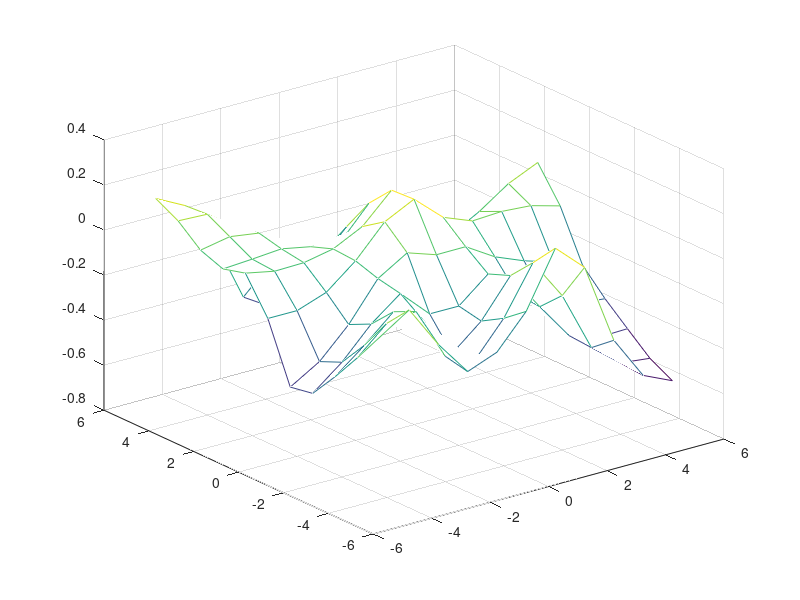

Reproduce this figure in MATLAB.
n = 25;

%split data
%nsepdata
%original function
X = [-5:1:5]';
Y = X;
Z = exp(-X .* X * 0.1) * exp(-Y .* Y * 0.1)' - 0.5;
mesh (X, Y, Z);
axis([-5 5 -5 5 -0.7 0.7]);

%reshape function
[gridsize, gridsize] = size(Z);
ndata = gridsize * gridsize;
targets = reshape (Z, 1, ndata);
[xx, yy] = meshgrid(X, Y);
patterns = [reshape(xx, 1, ndata); reshape(yy, 1, ndata)]

%random
permute = randperm(ndata);
[junk,pos]=sort(permute);
patterns = patterns(:,permute);
targets = targets(:,permute);

old_patterns = patterns;
old_targets = targets;
patterns = old_patterns(:, 1:n);
targets = old_targets(:, 1:n);
test_patterns = old_patterns(:, (n+1):end);
test_targets = old_targets(:, (n+1):end);

%%%%first pass
[insize, ndata] = size(patterns);
[outsize, ndata] = size(targets);
itr =1000;
hidden = 20;

%initial data & weights
x = [patterns; ones(1, ndata)];
w = [randn(hidden,insize), zeros(hidden,1)];
v = [randn(outsize,hidden), zeros(outsize,1)];
eta = 0.001;
alpha = 0.9;
dw = 0;
dv = 0;

error = [];

for i = 1:itr
    %forward pass
    hin = w * x;
    hout = [2./ (1+exp(-hin)) - 1 ; ones(1,ndata)];

    oin = v * hout;
    out = 2./ (1+exp(-oin)) - 1;

    %backward pass
    delta_o = (out - targets) .* ((1 + out) .* (1 - out)) * 0.5;
    delta_h = (v' * delta_o) .* ((1 + hout) .* (1 - hout)) * 0.5;
    delta_h = delta_h(1:hidden, :); %removing extra row

    %weight update
    dw = (dw .* alpha) - (delta_h * x') .* (1-alpha);
    dv = (dv .* alpha) - (delta_o * hout') .* (1-alpha);
    w = w + dw .* eta;
    v = v + dv .* eta;
    
    %plot seperation?
    %plot_pattern(w, patterns, targets);
    %save error
    error = [error; sum(sum(abs(sign(out) - targets)./2))];
end

train_out = out;


%%%%second pass: calculate error
[insize, ndata] = size(test_patterns);
[outsize, ndata] = size(test_targets);

%initial data & weights
x = [test_patterns; ones(1, ndata)];

%forward pass
hin = w * x;
hout = [2./ (1+exp(-hin)) - 1 ; ones(1,ndata)];

oin = v * hout;
out = 2./ (1+exp(-oin)) - 1;

%save error
test_error = sum(sum(abs(sign(out) - test_targets)./2));
zz = [train_out, out];
%zz = [train_out, zeros(1,(121-n))];
zz = zz(:,pos);
zz = reshape(zz, gridsize, gridsize);
mesh(X, Y, zz);
hold on
% zz = [targets, zeros(1,(121-n))];
% zz = zz(:,pos);
% zz = reshape(zz, gridsize, gridsize);
% mesh(X, Y, zz);
% axis([-5 5 -5 5 -0.7 0.7]);
drawnow;